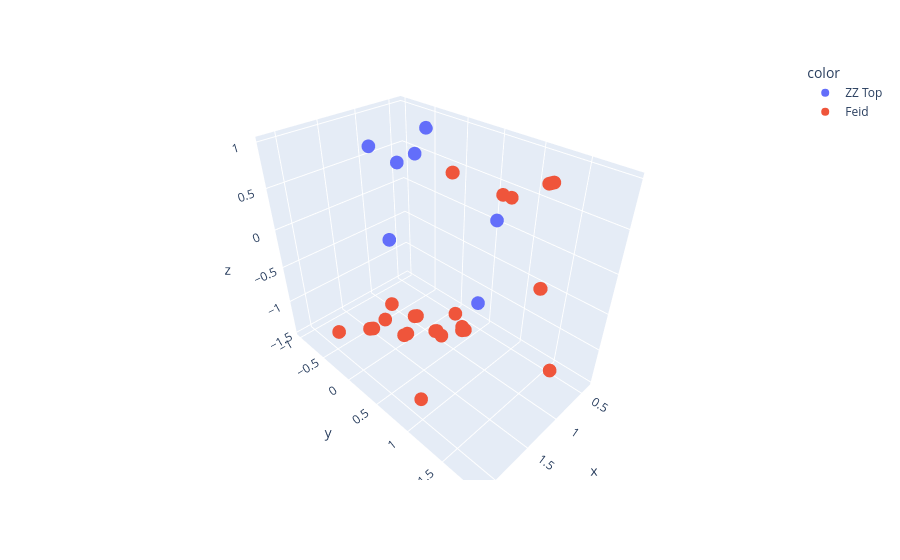

Notebook source saved alongside this figure:
### Markdown cell above
Comparacion adele vs badbunny, PC1:Intensidad, energía  PC2: Musica comercial bailable PC13: Melancolia

### Code cell
fig = px.scatter_3d(
    x=df_bad_adele["PC1"],
    y=df_bad_adele["PC2"],    
    z=df_bad_adele["PC3"],
    
    color=df_bad_adele["artists"].astype(str)
)
fig.show()

### Figure 1 — Plotly figure (JSON) as saved in the notebook; plotly's stock layout.template omitted (floating-point values rounded to 4 significant figures; data arrays with more than 128 entries replaced by an {"elided": "..."} marker saying what was removed)
{"data": [{"hovertemplate": "color=ZZ Top<br>x=%{x}<br>y=%{y}<br>z=%{z}<extra></extra>", "legendgroup": "ZZ Top", "marker": {"color": "#636efa", "symbol": "circle"}, "mode": "markers", "name": "ZZ Top", "scene": "scene", "showlegend": true, "type": "scatter3d", "x": [0.5033, 0.3731, 0.6538, 1.141, 0.6603, 1.055, 1.676, 0.5033, 0.3731, 0.6538, 1.141, 0.6603, 1.055, 0.5033, 0.3731], "y": [-0.9894, -0.5943, 0.561, -0.7019, 0.75, -0.05418, 0.2222, -0.9894, -0.5943, 0.561, -0.7019, 0.75, -0.05418, -0.9894, -0.5943], "z": [0.2966, 0.8044, -0.9775, 0.7649, 0.2334, 0.8436, 0.212, 0.2966, 0.8044, -0.9775, 0.7649, 0.2334, 0.8436, 0.2966, 0.8044]}, {"hovertemplate": "color=Feid<br>x=%{x}<br>y=%{y}<br>z=%{z}<extra></extra>", "legendgroup": "Feid", "marker": {"color": "#EF553B", "symbol": "circle"}, "mode": "markers", "name": "Feid", "scene": "scene", "showlegend": true, "type": "scatter3d", "x": {"elided": "164 float values"}, "y": {"elided": "164 float values"}, "z": {"elided": "164 float values"}}], "layout": {"legend": {"title": {"text": "color"}, "tracegroupgap": 0}, "margin": {"t": 60}, "scene": {"domain": {"x": [0, 1], "y": [0, 1]}, "xaxis": {"title": {"text": "x"}}, "yaxis": {"title": {"text": "y"}}, "zaxis": {"title": {"text": "z"}}}}}
